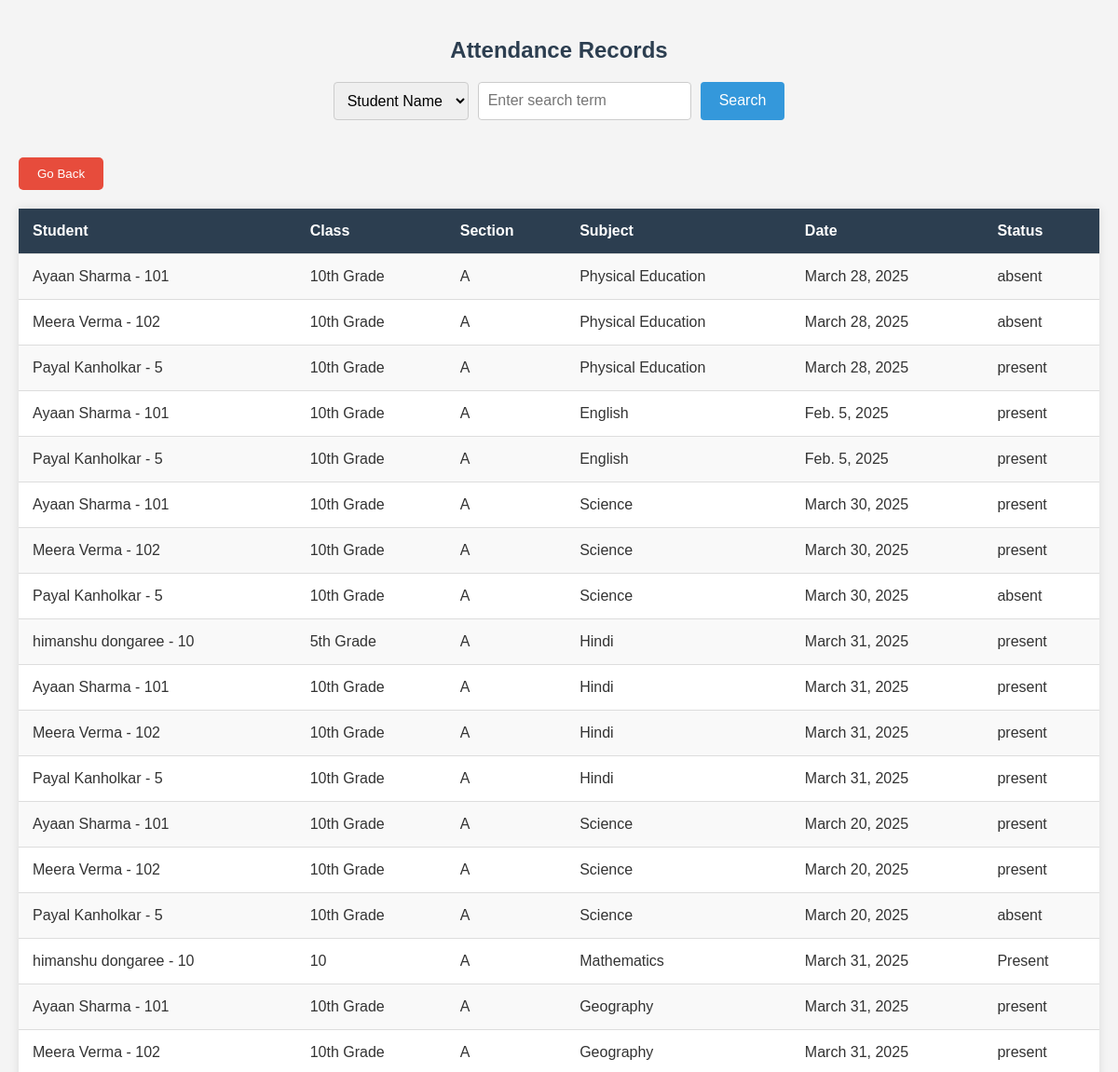
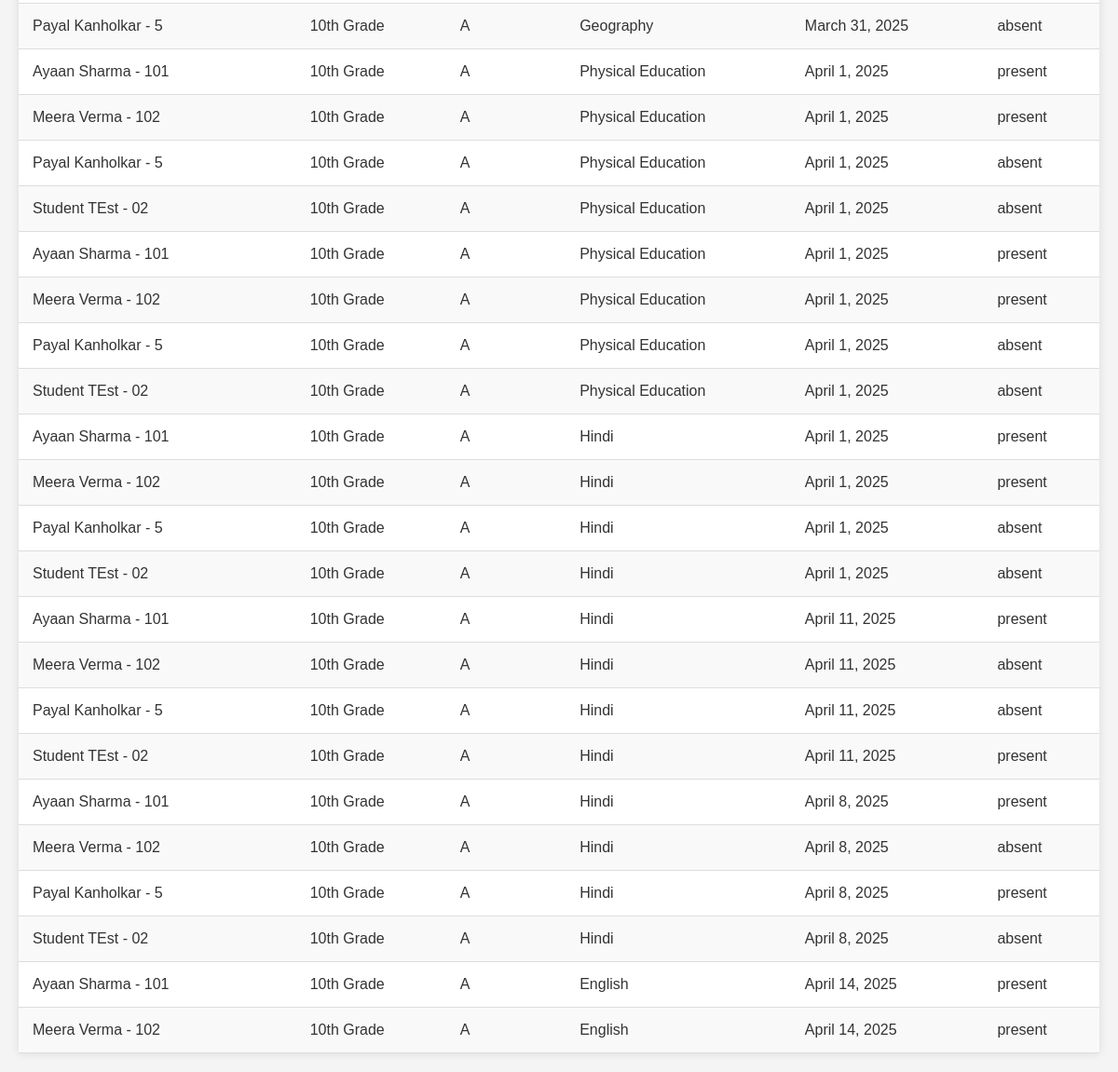
The app's page /teacher/attendance/ with its own data (2 pictures, top to bottom).
### teacher/models.py (models this page shows, shortened)
class Attendance(models.Model):
    CLASS_CHOICES = [(str(i), f"Class {i}") for i in range(1, 11)]  # Classes 1-10
    SECTION_CHOICES = [('A', 'A'), ('B', 'B'), ('C', 'C'), ('D', 'D')]  # Sections A-D
    SUBJECT_CHOICES = [
        ('Marathi', 'Marathi'),
        ('Hindi', 'Hindi'),
        ('English', 'English'),
        ('Mathematics', 'Mathematics'),
        ('Science', 'Science'),
        ('History', 'History'),
        ('Geography', 'Geography'),
        ('Physical Education', 'Physical Education'),
    ]
    STATUS_CHOICES = [('Present', 'Present'), ('Absent', 'Absent')]
    student = models.ForeignKey(StudentProfile, on_delete=models.CASCADE, related_name="attendance_records")
    teacher = models.ForeignKey(TeacherProfile, on_delete=models.SET_NULL, null=True, blank=True,
                                related_name="marked_attendance")
    class_grade = models.CharField(max_length=10)  # ✅ Class (1-10)
    section = models.CharField(max_length=1, choices=SECTION_CHOICES)  # ✅ Section (A-D)
    subject = models.CharField(max_length=20, choices=SUBJECT_CHOICES)  # ✅ Predefined subjects
    date = models.DateField(default=now)  # ✅ Default to today
    status = models.CharField(max_length=10, choices=STATUS_CHOICES)  # ✅ Attendance status

### authentication/models.py (models this page shows, shortened)
class StudentProfile(models.Model):
    user = models.OneToOneField(CustomUser, on_delete=models.CASCADE, related_name="student_profile")
    full_name = models.CharField(max_length=100)
    roll_number = models.CharField(max_length=20, unique=True)
    class_name = models.CharField(max_length=20)  # Example: "10th Grade"
    section = models.CharField(max_length=5)  # Example: "A"
    date_of_birth = models.DateField()
    phone_number = models.CharField(max_length=15)
    address = models.TextField()
    remarks = models.TextField(blank=True, null=True)
    def __str__(self):
        return f"{self.full_name} - {self.roll_number}"
    class Meta:
        verbose_name = "Student Profile"
        verbose_name_plural = "Student Profiles"

### teacher/views.py (the view)
# urls.py: path('attendance/', views.view_attendance, name='view_attendance'),  # Attendance page
def view_attendance(request):
    attendances = Attendance.objects.all()
    return render(request, "teacher/attendance_list.html", {"attendances": attendances})

### teacher/templates/teacher/attendance_list.html (shortened to what this page needs)
<!DOCTYPE html>
<html lang="en">
<head>
</head>
<body>
<div class="container">
    <h2>Attendance Records</h2>
    <div class="search-container">
        <select id="filterType">
            <option value="student">Student Name</option>
        </select>
        <input type="text" id="searchInput" placeholder="Enter search term">
        <button onclick="filterTable()">Search</button>
    </div>
    <button class="go-back-button" onclick="window.history.back()">Go Back</button>
    <table id="attendanceTable">
        <tr>
            <th>Student</th>
            <th>Class</th>
            <th>Section</th>
            <th>Subject</th>
            <th>Date</th>
            <th>Status</th>
        </tr>
        {% for attendance in attendances %}
        <tr>
            <td>{{ attendance.student }}</td>
            <td>{{ attendance.class_grade }}</td>
            <td>{{ attendance.section }}</td>
            <td>{{ attendance.subject }}</td>
            <td>{{ attendance.date }}</td>
            <td>{{ attendance.status }}</td>
        </tr>
        {% empty %}
        <tr>
            <td colspan="6">No attendance records found.</td>
        </tr>
        {% endfor %}
    </table>
</div>
</body>
</html>

### teacher/templates/teacher/attendance_list.html (style rules this page uses)
body { font-family: 'Arial', sans-serif; background-color: #f4f4f4; color: #333; margin: 0; padding: 0; }
.container { max-width: 1200px; margin: 0 auto; padding: 20px; }
h2 { text-align: center; color: #2c3e50; }
.search-container { display: flex; justify-content: center; margin-bottom: 20px; }
.search-container select, .search-container input { padding: 10px; font-size: 16px; border: 1px solid #ccc; border-radius: 4px; margin-right: 10px; }
.search-container button { padding: 10px 20px; font-size: 16px; background-color: #3498db; color: white; border: none; border-radius: 4px; cursor: pointer; }
table { width: 100%; border-collapse: collapse; margin-top: 20px; background: #fff; box-shadow: 0 0 10px rgba(0, 0, 0, 0.1); }
th, td { padding: 15px; text-align: left; border-bottom: 1px solid #ddd; }
th { background-color: #2c3e50; color: white; }
tr:nth-child(even) { background-color: #f9f9f9; }
.go-back-button { margin-top: 20px; padding: 10px 20px; background-color: #e74c3c; color: white; border: none; border-radius: 5px; cursor: pointer; }

### records on screen
Attendance: student "Ayaan Sharma - 101", class_grade "10th Grade", section "A", subject "Physical Education", date "March 28, 2025", status "absent"
Attendance: student "Meera Verma - 102", class_grade "10th Grade", section "A", subject "Physical Education", date "March 28, 2025", status "absent"
Attendance: student "Payal Kanholkar - 5", class_grade "10th Grade", section "A", subject "Physical Education", date "March 28, 2025", status "present"
Attendance: student "Ayaan Sharma - 101", class_grade "10th Grade", section "A", subject "English", date "Feb. 5, 2025", status "present"
Attendance: student "Payal Kanholkar - 5", class_grade "10th Grade", section "A", subject "English", date "Feb. 5, 2025", status "present"
Attendance: student "Ayaan Sharma - 101", class_grade "10th Grade", section "A", subject "Science", date "March 30, 2025", status "present"
Attendance: student "Meera Verma - 102", class_grade "10th Grade", section "A", subject "Science", date "March 30, 2025", status "present"
Attendance: student "Payal Kanholkar - 5", class_grade "10th Grade", section "A", subject "Science", date "March 30, 2025", status "absent"
Attendance: student "himanshu dongaree - 10", class_grade "5th Grade", section "A", subject "Hindi", date "March 31, 2025", status "present"
Attendance: student "Ayaan Sharma - 101", class_grade "10th Grade", section "A", subject "Hindi", date "March 31, 2025", status "present"
Attendance: student "Meera Verma - 102", class_grade "10th Grade", section "A", subject "Hindi", date "March 31, 2025", status "present"
Attendance: student "Payal Kanholkar - 5", class_grade "10th Grade", section "A", subject "Hindi", date "March 31, 2025", status "present"
Attendance: student "Ayaan Sharma - 101", class_grade "10th Grade", section "A", subject "Science", date "March 20, 2025", status "present"
Attendance: student "Meera Verma - 102", class_grade "10th Grade", section "A", subject "Science", date "March 20, 2025", status "present"
Attendance: student "Payal Kanholkar - 5", class_grade "10th Grade", section "A", subject "Science", date "March 20, 2025", status "absent"
Attendance: student "himanshu dongaree - 10", class_grade "10", section "A", subject "Mathematics", date "March 31, 2025", status "Present"
Attendance: student "Ayaan Sharma - 101", class_grade "10th Grade", section "A", subject "Geography", date "March 31, 2025", status "present"
Attendance: student "Meera Verma - 102", class_grade "10th Grade", section "A", subject "Geography", date "March 31, 2025", status "present"
Attendance: student "Payal Kanholkar - 5", class_grade "10th Grade", section "A", subject "Geography", date "March 31, 2025", status "absent"
Attendance: student "Ayaan Sharma - 101", class_grade "10th Grade", section "A", subject "Physical Education", date "April 1, 2025", status "present"
Attendance: student "Meera Verma - 102", class_grade "10th Grade", section "A", subject "Physical Education", date "April 1, 2025", status "present"
Attendance: student "Payal Kanholkar - 5", class_grade "10th Grade", section "A", subject "Physical Education", date "April 1, 2025", status "absent"
Attendance: student "Student TEst - 02", class_grade "10th Grade", section "A", subject "Physical Education", date "April 1, 2025", status "absent"
Attendance: student "Ayaan Sharma - 101", class_grade "10th Grade", section "A", subject "Physical Education", date "April 1, 2025", status "present"
Attendance: student "Meera Verma - 102", class_grade "10th Grade", section "A", subject "Physical Education", date "April 1, 2025", status "present"
Attendance: student "Payal Kanholkar - 5", class_grade "10th Grade", section "A", subject "Physical Education", date "April 1, 2025", status "absent"
Attendance: student "Student TEst - 02", class_grade "10th Grade", section "A", subject "Physical Education", date "April 1, 2025", status "absent"
Attendance: student "Ayaan Sharma - 101", class_grade "10th Grade", section "A", subject "Hindi", date "April 1, 2025", status "present"
Attendance: student "Meera Verma - 102", class_grade "10th Grade", section "A", subject "Hindi", date "April 1, 2025", status "present"
Attendance: student "Payal Kanholkar - 5", class_grade "10th Grade", section "A", subject "Hindi", date "April 1, 2025", status "absent"
Attendance: student "Student TEst - 02", class_grade "10th Grade", section "A", subject "Hindi", date "April 1, 2025", status "absent"
Attendance: student "Ayaan Sharma - 101", class_grade "10th Grade", section "A", subject "Hindi", date "April 11, 2025", status "present"
Attendance: student "Meera Verma - 102", class_grade "10th Grade", section "A", subject "Hindi", date "April 11, 2025", status "absent"
Attendance: student "Payal Kanholkar - 5", class_grade "10th Grade", section "A", subject "Hindi", date "April 11, 2025", status "absent"
Attendance: student "Student TEst - 02", class_grade "10th Grade", section "A", subject "Hindi", date "April 11, 2025", status "present"
Attendance: student "Ayaan Sharma - 101", class_grade "10th Grade", section "A", subject "Hindi", date "April 8, 2025", status "present"
Attendance: student "Meera Verma - 102", class_grade "10th Grade", section "A", subject "Hindi", date "April 8, 2025", status "absent"
Attendance: student "Payal Kanholkar - 5", class_grade "10th Grade", section "A", subject "Hindi", date "April 8, 2025", status "present"
Attendance: student "Student TEst - 02", class_grade "10th Grade", section "A", subject "Hindi", date "April 8, 2025", status "absent"
Attendance: student "Ayaan Sharma - 101", class_grade "10th Grade", section "A", subject "English", date "April 14, 2025", status "present"
Attendance: student "Meera Verma - 102", class_grade "10th Grade", section "A", subject "English", date "April 14, 2025", status "present"
